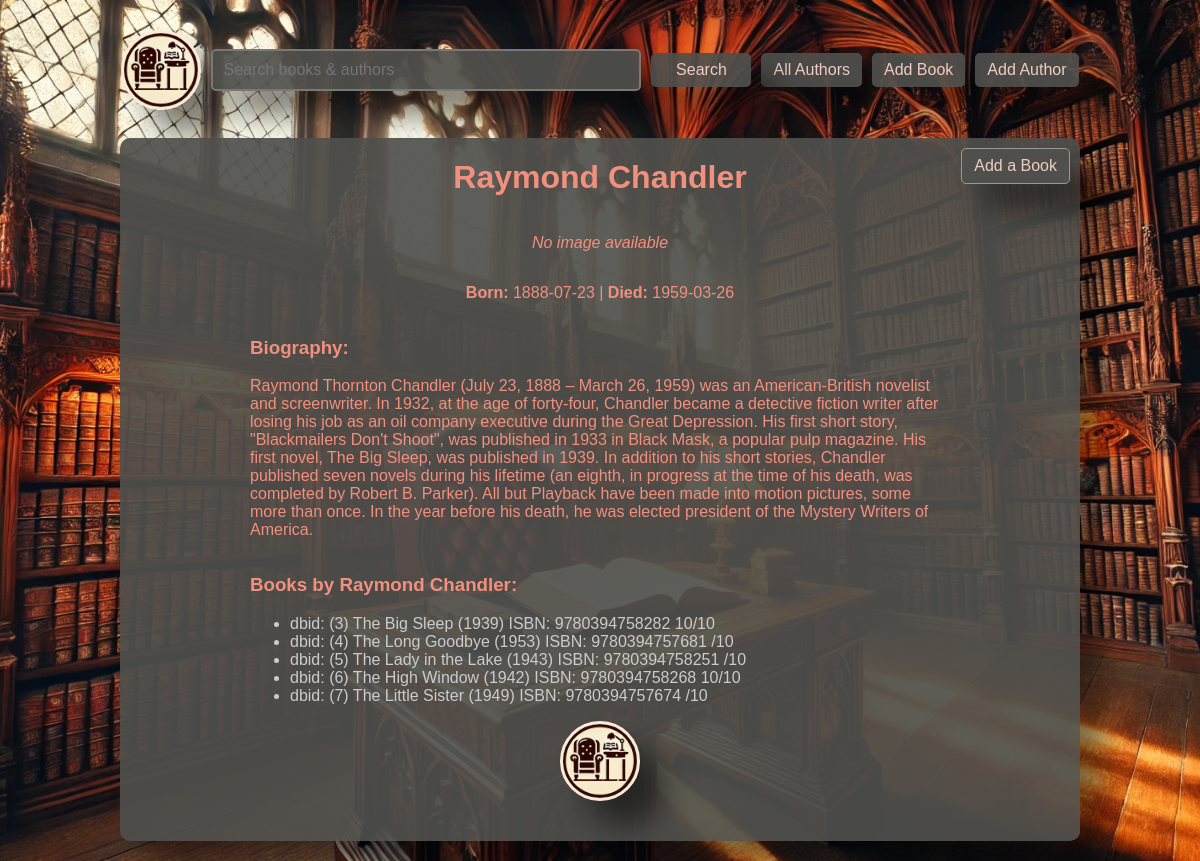
/show_author/8, run on an earlier commit of the app's database.
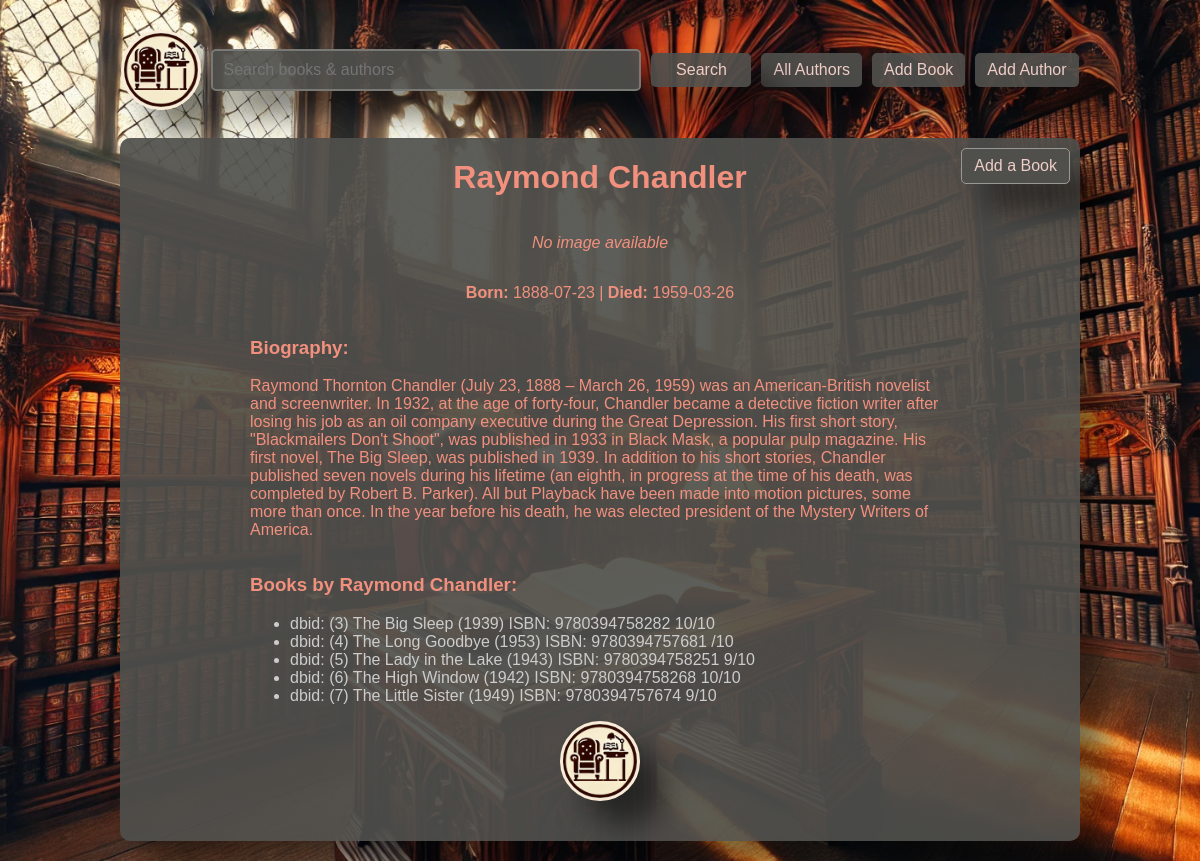
And on a later commit of the database.
### data_models.py (models this page shows, shortened)
class Author(db.Model):
    __tablename__ = 'authors'
    author_id = db.Column(db.Integer, primary_key=True, autoincrement=True)
    name = db.Column(db.String(80), nullable=False)
    birth_date = db.Column(db.Date)
    date_of_death = db.Column(db.Date)
    biography = db.Column(db.Text, nullable=True)

class Book(db.Model):
    __tablename__ = 'books'
    book_id = db.Column(db.Integer, primary_key=True, autoincrement=True)
    author_id = db.Column(db.Integer, db.ForeignKey('authors.author_id'), nullable=False)
    isbn = db.Column(db.String(20))
    title = db.Column(db.String(255), nullable=False)
    publication_year = db.Column(db.Integer)
    rating = db.Column(db.Integer)
    summary = db.Column(db.Text, nullable=True)
    def __repr__(self):
        return (f"Book(book_id = {self.book_id}, "
                f"author_id = {self.author_id})"
                f"isbn = {self.isbn}, "
                f"title = {self.title}, "
                f"publication_year = {self.publication_year}, "
                f"rating = {self.rating}, "
                f"summary = {len(self.summary)} characters in db"
        )
    def __str__(self):
        return (f"dbid: ({self.book_id}) "
                f"{self.title} "
                f"({self.publication_year}) "
                f"ISBN: {self.isbn} "
                f"{self.rating}/10"
        )

### app_routes.py (the view)
    @app.route('/show_author/<int:author_id>', methods=['GET'])
    def show_author(author_id):
        return controller.show_author(author_id=author_id)

### controller.py (called while the page is built)
def show_author(author=None, author_id=None):
    if author is None:
        if author_id is None:
            return "No author selected"
        else:
            author = Author.query.get(author_id)
    books_from_writer = data_models.Book.query.filter(data_models.Book.author_id == author_id).all(),
    print(books_from_writer)
    return render_template('show_author.html',
        name=author.name,
        author_id=author.author_id,
        birth_date=author.birth_date,
        date_of_death=author.date_of_death,
        biography=author.biography,
        books=books_from_writer[0] if len(books_from_writer) > 0 else None
    )

### templates/show_author.html (shortened to what this page needs)
{% extends "common.html" %}
{% block content %}
        <h1>{{ name }}</h1>
            <a href="{{ url_for('add_author_book', author_id=author_id) }}" class="add-book-btn">Add a Book</a>
        {% if author_image %}
            <img src="{{ author_image }}" alt="{{ name }}" class="author-image">
        {% else %}
            <p><em>No image available</em></p>
        {% endif %}
        <p class="dates">
            <strong>Born:</strong> {{ birth_date }}
            {% if date_of_death %}
                | <strong>Died:</strong> {{ date_of_death }}
            {% endif %}
        </p>
        <div class="biography">
            <h3>Biography:</h3>
            <p>{{ biography }}</p>
        </div>
            <div class="books">
            <h3>Books by {{ name }}:</h3>
            {% if books %}
                <ul class="book-list">
                    {% for book in books %}
                        <a href="{{ url_for('show_book', book_id=book.book_id) }}"><li>{{ book }} </li></a>
                    {% endfor %}
                </ul>
            {% else %}
                <p>No books found for this author.</p>
            {% endif %}
        </div>
<a id="home_button" href="{{ url_for('home') }}"> </a>
{% endblock %}

### templates/common.html (shortened to what this page needs)
<!DOCTYPE html>
<html lang="en">
<head>
    <link rel="stylesheet" href="{{ url_for('static', filename='styles.css') }}">
</head>
<body>
    <nav>
        <a id="home_button" href="{{ url_for('home') }}"> </a>
        <form class="header_form" action="{{ url_for('search') }}" method="get">
            <input id="search_field" type="text" name="query" value="{{query_string}}" placeholder="Search books & authors">
            <button id="search_button" type="submit">Search</button>
        </form>
        <a href="{{ url_for('list_authors') }}">All Authors</a>
        <a href="{{ url_for('add_book') }}">Add Book</a>
        <a href="{{ url_for('add_author') }}">Add Author</a>
    </nav>
    <hr>
    <div class="content">
        {% block content %}{% endblock %}
    </div>
</body>
</html>

### static/styles.css (style rules this page uses)
* { box-sizing: border-box; }
nav { padding: 10px; display: flex; gap: 10px; align-items: center; justify-content: center; position: relative; }
.edit_button, .add-book-btn { position: absolute; top: 10px; right: 10px; border: solid 1px #989895FF; }
nav button { cursor: pointer; }
.header_form { display: flex; flex-direction: row; align-items: center; justify-content: center; position: relative; gap: 10px; }
body { display: flex; flex-direction: column; align-items: center; justify-content: center; position: relative; font-family: Arial, sans-serif; margin: 20px; background-image: url('/static/images/library.webp'); background-size: cover; background-position: center; background-attachment: fixed; }
.content { background-color: rgba(80, 80, 77, 0.92); color: #F2907E; box-shadow: 25px 25px 30px rgba(0, 0, 0, 0.5); width: 80vw; font-family: Arial, Helvetica, sans-serif; padding: 0 20px 40px 20px; margin: 0; display: flex; flex-direction: column; align-items: center; justify-content: center; position: relative; border-radius: 10px; }
form { max-width: 900px; min-width: 45vw; display: flex; flex-direction: column; align-items: center; justify-content: center; position: relative; }
input { color: #2b2929; width: 100%; padding: 10px; font-size: 16px; border: 1px solid #ccc; }
.biography { max-width: 700px; text-align: left; }
.books, .book-list { max-width: 700px; width: 100%; text-align: left; }
a:link { color: #cccccc; text-decoration: none; }

What changed in the data, as far as the page shows it:
changed Book: book_id+title+publication_year "dbid: (5) The Lady in the Lake (1943) ISBN: 9780394758251 /10" → "dbid: (5) The Lady in the Lake (1943) ISBN: 9780394758251 9/10"
changed Book: book_id+title+publication_year "dbid: (7) The Little Sister (1949) ISBN: 9780394757674 /10" → "dbid: (7) The Little Sister (1949) ISBN: 9780394757674 9/10"
